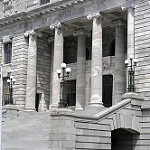
#> input picture Final_Project/seg_test/seg_test/buildings/20268.jpg, 150 x 150 px, found by its file name; its folder holds only this picture in this run
$ jupyter execute --allow-errors Image_Classifier_DataLoading.ipynb
#> lines starting #> are read from the running program, lines starting #| are printed output that depends on the picture
# 1. Import Libraries

[cell 1]
import os
import cv2
import matplotlib.pyplot as plt
import matplotlib.image as mpimg
import numpy as np
from sklearn.model_selection import train_test_split

from google.colab import drive
#> (the rest of this cell did not finish here and is left out)

# 2. Set Datapaths, Image Class, and Height & Width

[cell 2]
# 6 class names
CLASS_NAMES = ['buildings', 'forest', 'glacier', 'mountain', 'sea', 'street']
NUM_CLASSES = 6
IMG_HEIGHT = 64
IMG_WIDTH = 64
IMG_SIZE = (IMG_WIDTH, IMG_HEIGHT)
RANDOM_SEED = 42

# Predicition datapath
DATASET_PATH = "/content/drive/MyDrive/Colab Notebooks/seg_pred/seg_pred/"

# Training and Test image datapaths
TRAIN_DIR = "/content/drive/MyDrive/Colab Notebooks/seg_train/seg_train/"
TEST_DIR  = "/content/drive/MyDrive/Colab Notebooks/seg_test/seg_test/"

# 3. Count Images

[cell 3]
total_train = 0

# Loop through TRAIN_DIR folder
#> (the rest of this cell did not finish here and is left out)

# 4. Format into RGB and Apply Labels

[cell 4]
def load_images(folder_path, class_names, img_size):
#> called with img_size = (64, 64)
    images = []
    labels = []

    # Loop through each class
    for index, class_name in enumerate(class_names):
        class_path = folder_path + class_name

        print("Loading:", class_path)

        # Looping through every image file in this class folder
        for filename in os.listdir(class_path):
            if not filename.endswith(('.jpg', '.jpeg', '.png')):
                continue                               # skip, go back to top of loop

            image_path = class_path + "/" + filename
            img = cv2.imread(image_path) # Read images
#> img is the input picture: shape (150, 150, 3); mean B, G, R 137.5, 138.8, 139.4

            if img is None:
                continue

            img = cv2.cvtColor(img, cv2.COLOR_BGR2RGB) # Convert cvtColor from standard BGR to RGB
            img = cv2.resize(img, img_size)
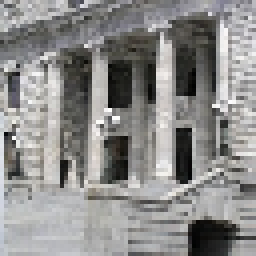
#> img: shape (64, 64, 3) (shown 4 times larger); mean R, G, B 139.9, 139.3, 138.1
            images.append(img)
            labels.append(index)

    return np.array(images), np.array(labels)

# Call function
#> (the rest of this cell did not finish here and is left out)
